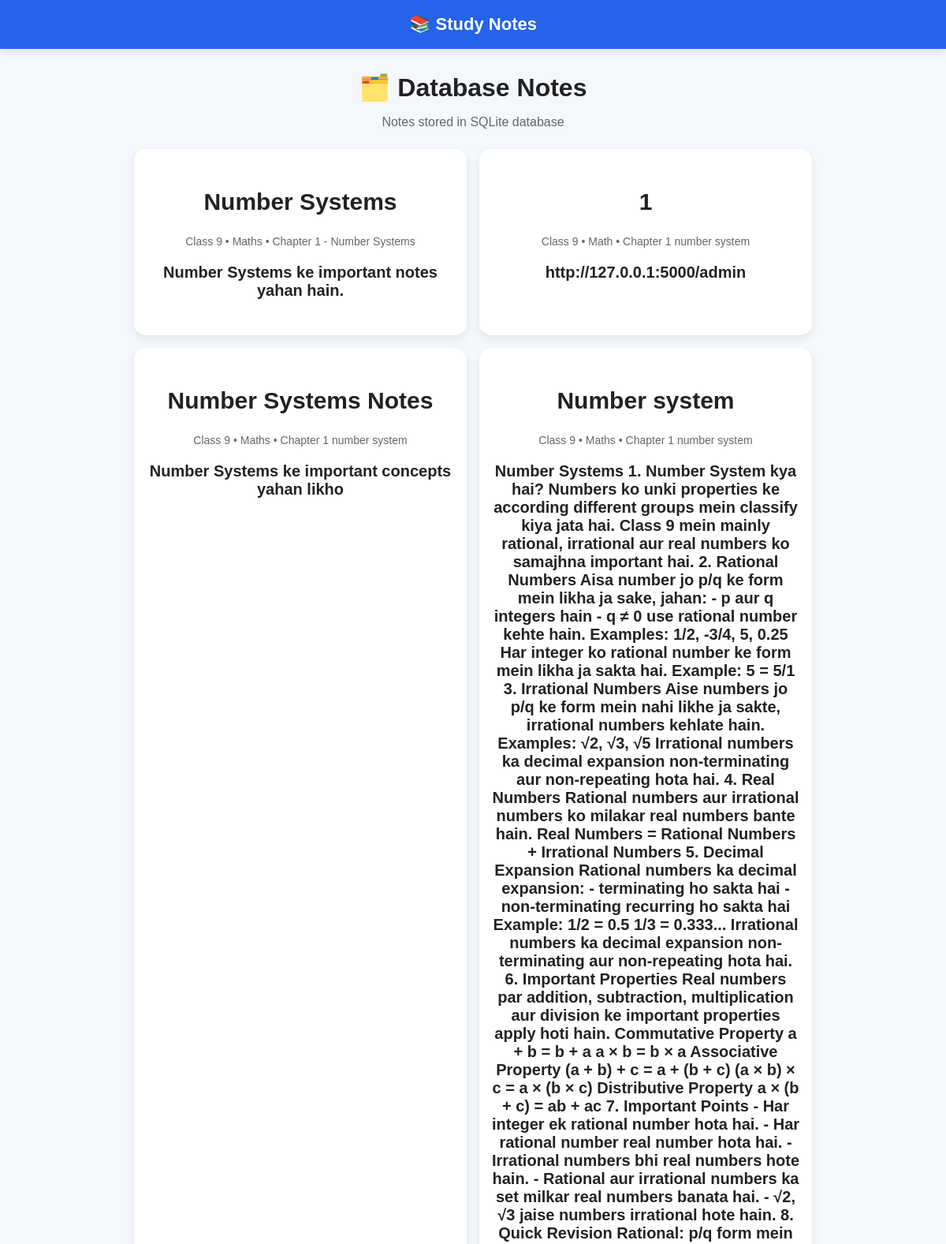
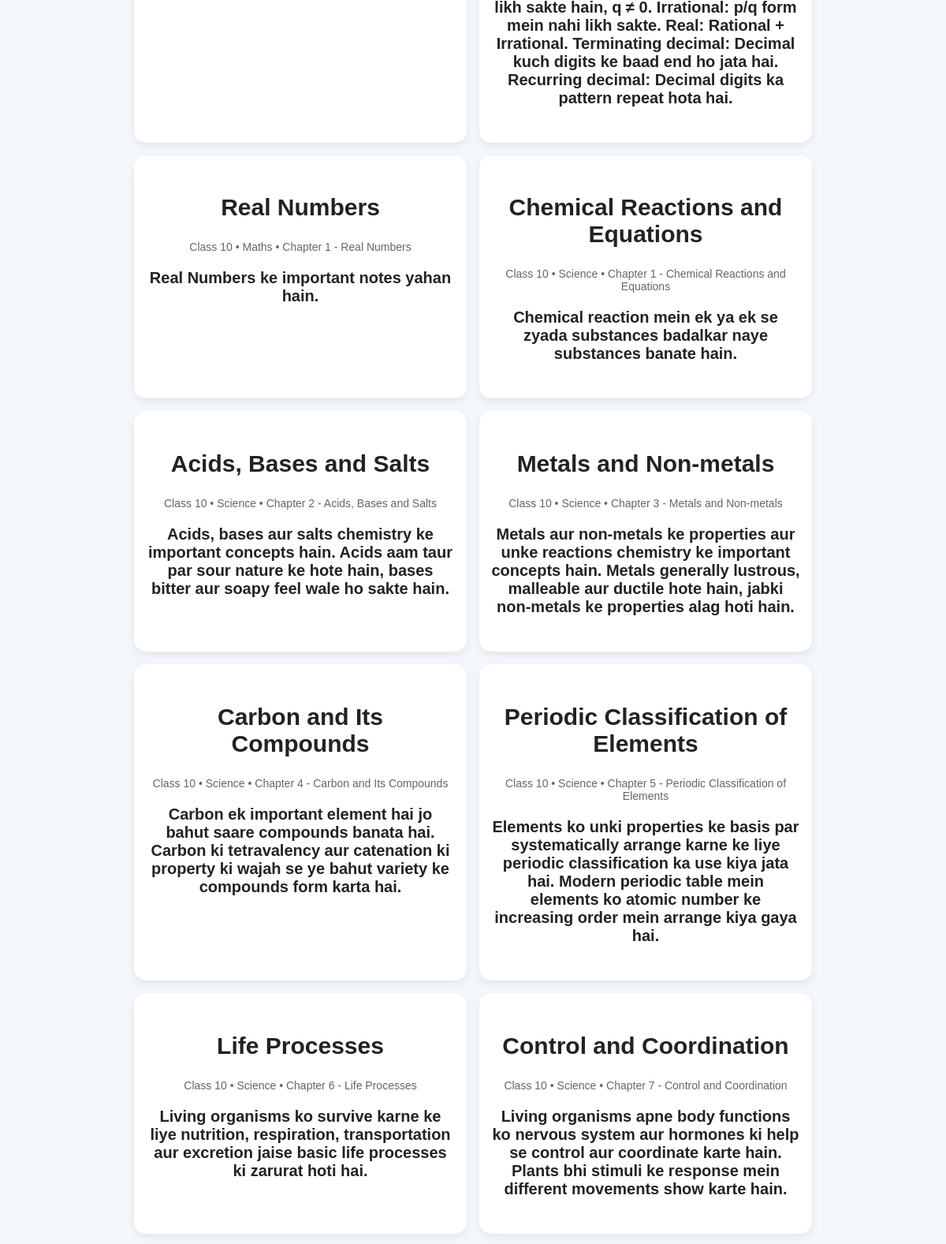
/database-notes (upper part), run on the app's committed database (2 pictures, top to bottom).
### tables this page shows
CREATE TABLE notes (
            id INTEGER PRIMARY KEY AUTOINCREMENT,
            class_no INTEGER NOT NULL,
            subject TEXT NOT NULL,
            chapter TEXT NOT NULL,
            title TEXT NOT NULL,
            content TEXT NOT NULL
        );

### app.py (the view)
@app.route("/database-notes")
def database_notes():
    conn = get_db()
    notes = conn.execute(
        "SELECT * FROM notes ORDER BY class_no, id"
    ).fetchall()
    conn.close()
    return render_template(
        "database_notes.html",
        notes=notes
    )

### database.py (called while the page is built)
def get_db():
    conn = sqlite3.connect(DB_NAME)
    conn.row_factory = sqlite3.Row
    return conn

### templates/database_notes.html (shortened to what this page needs)
<!DOCTYPE html>
<html>
<head>
    <link rel="stylesheet"
          href="{{ url_for('static', filename='style.css') }}">
</head>
<body>
<div class="navbar">
    📚 Study Notes
</div>
<div class="container">
    <h1 class="title">🗂️ Database Notes</h1>
    <p class="subtitle">
        Notes stored in SQLite database
    </p>
    {% if notes %}
        <div class="cards">
            {% for note in notes %}
                <div class="card">
                    <h2>{{ note["title"] }}</h2>
                    <small>
                        Class {{ note["class_no"] }}
                        • {{ note["subject"] }}
                        • {{ note["chapter"] }}
                    </small>
                    <p>
                        {{ note["content"] }}
                    </p>
                </div>
            {% endfor %}
        </div>
    {% else %}
        <div class="note-box">
            <h2>📭 No notes yet</h2>
            <p>Database mein abhi koi note nahi hai.</p>
        </div>
    {% endif %}
</div>
</body>
</html>

### static/style.css (style rules this page uses)
* { box-sizing: border-box; }
body { margin: 0; font-family: Arial, sans-serif; background: #f4f7fb; color: #222; }
.navbar { background: #2563eb; color: white; padding: 18px 20px; text-align: center; }
.container { max-width: 900px; margin: auto; padding: 30px 20px; }
.title { text-align: center; margin-bottom: 10px; }
.subtitle { text-align: center; color: #666; margin-bottom: 30px; }
.cards { display: grid; grid-template-columns: repeat(2, 1fr); gap: 16px; }
.card { display: block; background: white; padding: 25px 15px; border-radius: 15px; text-align: center; text-decoration: none; color: #222; font-size: 20px; font-weight: bold; box-shadow: 0 4px 12px rgba(0,0,0,0.08); }
.card small { display: block; margin-top: 8px; font-size: 14px; font-weight: normal; color: #666; }
.navbar { background: #2563eb; color: white; padding: 18px 25px; font-size: 22px; font-weight: bold; box-shadow: 0 3px 10px rgba(0, 0, 0, 0.12); }
.container { max-width: 900px; margin: 30px auto; padding: 0 20px 40px; }
.title { margin-bottom: 8px; font-size: 32px; }
.subtitle { color: #666; font-size: 16px; margin-bottom: 25px; }
.subtitle { color: #666; margin-bottom: 25px; }

### data on the page
notes: title "Number Systems", class_no "9", subject "Maths", chapter "Chapter 1 - Number Systems", content "Number Systems ke important notes yahan hain."
notes: title "1", class_no "9", subject "Math", chapter "Chapter 1 number system", content "http://127.0.0.1:5000/admin"
notes: title "Number Systems Notes", class_no "9", subject "Maths", chapter "Chapter 1 number system", content "Number Systems ke important concepts yahan likho"
notes: title "Number system", class_no "9", subject "Maths", chapter "Chapter 1 number system", content "Number Systems 1. Number System kya hai? Numbers ko unki properties ke according different groups mein classify kiya jata hai. Class 9 mein mainly rational, irrational aur real numbers ko samajhna important hai. 2. Rational Numbers Aisa number jo p/q ke form mein likha ja sake, jahan: - p aur q integers hain - q ≠ 0 use rational number kehte hain. Examples: 1/2, -3/4, 5, 0.25 Har integer ko rational number ke form mein likha ja sakta hai. Example: 5 = 5/1 3. Irrational Numbers Aise numbers jo p/q ke form mein nahi likhe ja sakte, irrational numbers kehlate hain. Examples: √2, √3, √5 Irrational numbers ka decimal expansion non-terminating aur non-repeating hota hai. 4. Real Numbers Rational…"
notes: title "Real Numbers", class_no "10", subject "Maths", chapter "Chapter 1 - Real Numbers", content "Real Numbers ke important notes yahan hain."
notes: title "Chemical Reactions and Equations", class_no "10", subject "Science", chapter "Chapter 1 - Chemical Reactions and Equations", content "Chemical reaction mein ek ya ek se zyada substances badalkar naye substances banate hain."
notes: title "Acids, Bases and Salts", class_no "10", subject "Science", chapter "Chapter 2 - Acids, Bases and Salts", content "Acids, bases aur salts chemistry ke important concepts hain. Acids aam taur par sour nature ke hote hain, bases bitter aur soapy feel wale ho sakte hain."
notes: title "Metals and Non-metals", class_no "10", subject "Science", chapter "Chapter 3 - Metals and Non-metals", content "Metals aur non-metals ke properties aur unke reactions chemistry ke important concepts hain. Metals generally lustrous, malleable aur ductile hote hain, jabki non-metals ke properties alag hoti hain."
notes: title "Carbon and Its Compounds", class_no "10", subject "Science", chapter "Chapter 4 - Carbon and Its Compounds", content "Carbon ek important element hai jo bahut saare compounds banata hai. Carbon ki tetravalency aur catenation ki property ki wajah se ye bahut variety ke compounds form karta hai."
notes: title "Periodic Classification of Elements", class_no "10", subject "Science", chapter "Chapter 5 - Periodic Classification of Elements", content "Elements ko unki properties ke basis par systematically arrange karne ke liye periodic classification ka use kiya jata hai. Modern periodic table mein elements ko atomic number ke increasing order mein arrange kiya gaya hai."
notes: title "Life Processes", class_no "10", subject "Science", chapter "Chapter 6 - Life Processes", content "Living organisms ko survive karne ke liye nutrition, respiration, transportation aur excretion jaise basic life processes ki zarurat hoti hai."
notes: title "Control and Coordination", class_no "10", subject "Science", chapter "Chapter 7 - Control and Coordination", content "Living organisms apne body functions ko nervous system aur hormones ki help se control aur coordinate karte hain. Plants bhi stimuli ke response mein different movements show karte hain."
